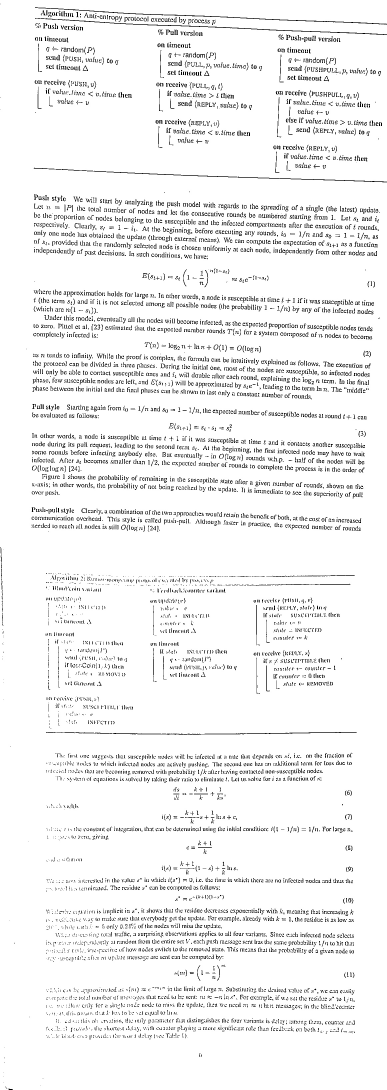
#> input picture example.jpg, 1161 x 3268 px (shown at 1/3 size)
$ python -i croppedImage.py   (imports and definitions only)
#> lines starting #> are read from the running program, lines starting #| are printed output that depends on the picture; after the words box and inside, x2 and y2 are one past the last pixel; in counts of white or black regions, pixels touching at a corner belong together
from skimage.filters import threshold_local
import cv2
import imutils
import base64
import numpy as np

# [35 lines left out: functions order_points, four_point_transform, not called in this run]

def croppedImage(imagePath):
    # read the image and clone the original image
#> called with imagePath = 'example.jpg'
    image = cv2.imread(imagePath)
#> image is the input picture: shape (3268, 1161, 3); min 0, max 255, mean 241.3
    orig = image.copy()

    # compute the ratio of old height to new height and resize the image
    ratio = image.shape[0] / 500.0
#> ratio = 6.54
    image = imutils.resize(image, height = 500)
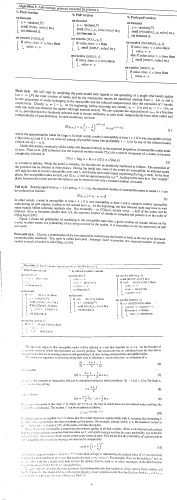
#> image: shape (500, 177, 3); min 98, max 255, mean 241.4

    # convert the image to grayscale, blur it and find the edges
    gray = cv2.cvtColor(image, cv2.COLOR_BGR2GRAY)
    gray = cv2.GaussianBlur(gray, (5, 5), 0)
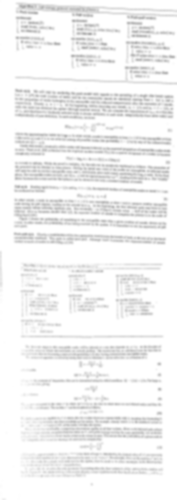
#> gray: shape (500, 177); min 174, max 255, mean 241.4
    edged = cv2.Canny(gray, 75, 200)
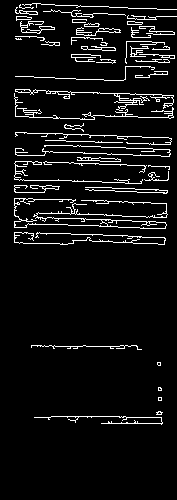
#> edged: shape (500, 177); 6.7% white in thin lines or dots, all inside (x1, y1, x2, y2) = (14, 3, 177, 425)

    # find the contours in the edged image, keeping only the largest five
    cnts = cv2.findContours(edged.copy(), cv2.RETR_LIST, cv2.CHAIN_APPROX_SIMPLE)
#> cnts = 85 contours, 58 with area under 20; largest, box (x1, y1, x2, y2) and area: (14, 198, 168, 229) 472, (101, 219, 167, 229) 379, (15, 89, 174, 111) 133, (77, 157, 121, 162) 106, (91, 157, 121, 162) 74
    cnts = imutils.grab_contours(cnts)
    cnts = sorted(cnts, key = cv2.contourArea, reverse = True)[:5]
#> cnts = 5 contours; box (x1, y1, x2, y2) and area: (14, 198, 168, 229) 472, (101, 219, 167, 229) 379, (15, 89, 174, 111) 133, (77, 157, 121, 162) 106, (91, 157, 121, 162) 74

    # loop through all the contours
    for c in cnts:
        # approximate the contour
        peri = cv2.arcLength(c, True)
        approx = cv2.approxPolyDP(c, 0.02 * peri, True)

    	# if our approximated contour has four points, then we can assume that we have found our screen
        if len(approx) == 4:
            screenCnt = approx
            break
#> this loop made 5 passes
#> (peri, approx) on passes 1 to 3: (1477.4, [[14, 198], [166, 225]]), (186.9, [[101, 220], [166, 225], [118, 227]]), (790.6, [[15, 89], [173, 102]])
#> peri on passes 4 to 5: 102.4, 62.14

    # apply the four point transform to obtain a top-down view of the original image
#> (the run stopped early here; a loop or call above may not have finished)
